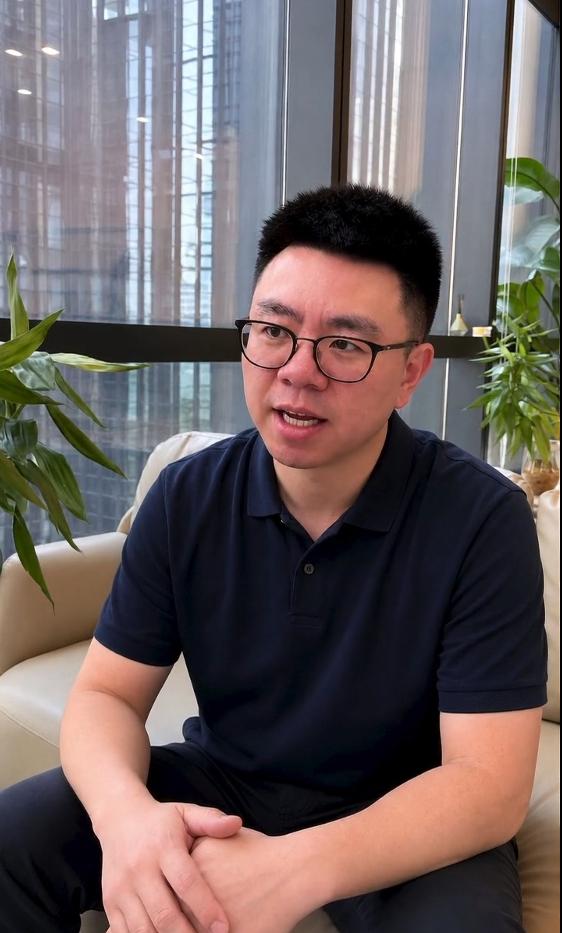
#> input picture assets/side-image1.jpg, 562 x 933 px
$ python -i performance_qc.py   (imports and definitions only)
#> lines starting #> are read from the running program, lines starting #| are printed output that depends on the picture
"""Diagnostic talking-head motion analysis without identity or pixel matching."""

from __future__ import annotations

import hashlib
import json
import math
import shutil
import subprocess
import tempfile
from pathlib import Path


_RELATIONSHIP_FIELDS = (
    "upper_face_to_mouth",
    "head_to_hands",
    "shoulders_to_hands",
    "torso_to_hands",
)
_SKILL_ROOT = Path(__file__).resolve().parents[2]
_VISION_FACE_SCRIPT = _SKILL_ROOT / "scripts" / "detect_face_boxes.swift"


# [115 lines left out: function compare_performance_features, not called in this run]


def analyze_video_motion(
    path: Path, *, sample_fps: float = 4.0, max_analysis_seconds: float | None = None
) -> dict:
    """Measure normalized regional motion relationships from a local video."""
#> called with path = '../../assets/side-image1.jpg', sample_fps = 4
    cv2, np = _vision_modules()
    source = Path(path).expanduser().resolve()
    if not source.is_file():
        raise ValueError(f"video file not found: {source}")
    if not math.isfinite(sample_fps) or not 1.0 <= sample_fps <= 12.0:
        raise ValueError("sample_fps must be between 1 and 12")
    if max_analysis_seconds is not None and (
        not math.isfinite(max_analysis_seconds) or max_analysis_seconds <= 1
    ):
        raise ValueError("max_analysis_seconds must be greater than 1 when provided")

    capture = cv2.VideoCapture(str(source))
    if not capture.isOpened():
        raise ValueError(f"could not open video: {source}")
    source_fps = float(capture.get(cv2.CAP_PROP_FPS) or 0.0)
    frame_count = int(capture.get(cv2.CAP_PROP_FRAME_COUNT) or 0)
    width = int(capture.get(cv2.CAP_PROP_FRAME_WIDTH) or 0)
    height = int(capture.get(cv2.CAP_PROP_FRAME_HEIGHT) or 0)
    duration = frame_count / source_fps if source_fps > 0 and frame_count > 0 else 0.0
    if duration <= 0 or width <= 0 or height <= 0:
        capture.release()
        raise ValueError(f"video metadata is incomplete: {source}")
    analyzed_duration = (
        duration
        if max_analysis_seconds is None
        else min(duration, float(max_analysis_seconds))
    )
    sample_count = max(8, int(math.floor(analyzed_duration * sample_fps)) + 1)
    timestamps = np.linspace(0.0, analyzed_duration, sample_count, endpoint=False)
    frames = []
    actual_timestamps = []
    for timestamp in timestamps:
        capture.set(cv2.CAP_PROP_POS_MSEC, float(timestamp) * 1000.0)
        ok, frame = capture.read()
        if not ok or frame is None:
            continue
        target_width = 320
        target_height = max(2, round(frame.shape[0] * target_width / frame.shape[1]))
        frames.append(cv2.resize(frame, (target_width, target_height), interpolation=cv2.INTER_AREA))
        actual_timestamps.append(float(timestamp))
#> this loop made 8 passes
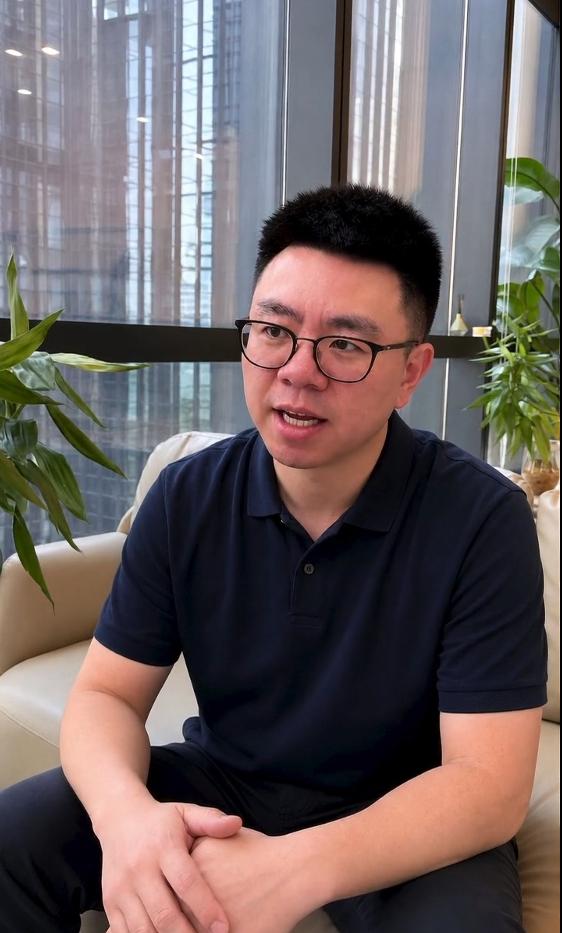
#> input picture assets/side-image1.jpg, 562 x 933 px
#> frame is the input picture: shape (933, 562, 3); mean B, G, R 97, 97, 108.1
#> after the loop, actual_timestamps = [0, 0.00417, 0.00833, 0.0125, 0.0167, 0.0208, 0.025, 0.0292]; frames = 8 items
    capture.release()
    if len(frames) < 8:
        raise ValueError(f"not enough decodable frames for performance analysis: {source}")

    face_box, face_detection = _detect_face_box(frames, cv2, np)
#> in _detect_face_box, `indexes = np.linspace(0, len(frames) - 1, min(12, len(frames)), dtype=..`: indexes = [0, 1, 2, 3, 4, 5, 6, 7]
#> the loop in _detect_face_box, `for index in indexes:` made 8 passes
#> pass 1, in _detect_face_box, `gray = cv2.cvtColor(frame, cv2.COLOR_BGR2GRAY)`:
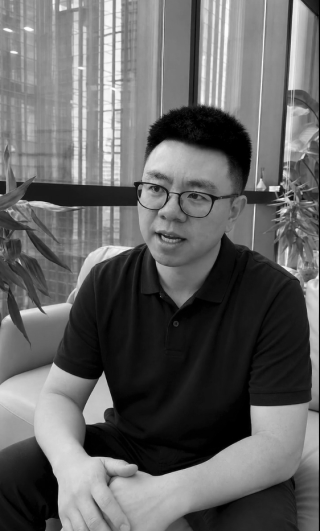
#> gray: shape (531, 320); min 0, max 254, mean 100.3
#> after the loop in _detect_face_box, `for index in indexes:`: boxes = [(0.381, 0.279, 0.356, 0.215), (0.381, 0.279, 0.356, 0.215), (0.381, 0.279, 0.356, 0.215), (0.381, 0.279, 0.356, 0.215), (0.381, 0.279, 0.356, 0.215), (0.381, 0.279, 0.356, 0.215), (0.381, 0.279, 0.356, 0.215), (0.381, 0.279, 0.356, 0.215)]
#> in _detect_face_box, `median = np.median(np.asarray(boxes, dtype=float), axis=0)`: median = [0.381, 0.279, 0.356, 0.215]
#> face_box = (0.381, 0.279, 0.356, 0.215); face_detection = 'haar_median'
    regions = _regions_from_face(face_box)
#> in _regions_from_face, `x, y, width, height = face`: x = 0.381; y = 0.279; width = 0.356; height = 0.215
#> in _regions_from_face, `center = x + width / 2`: center = 0.559
#> regions = {'mouth': (0.424, 0.397, 0.695, 0.489), 'upper_face': (0.399, 0.283, 0.72, 0.403), 'head': (0.338, 0.214, 0.78, 0.408), 'shoulders': (0.0784, 0.45, 1, 0.633), 'torso': (0.167, 0.569, 0.951, 0.923), 'hands': (0, 0.536, 1, 1)}
    signals = {name: [] for name in regions}
#> signals = {'mouth': [], 'upper_face': [], 'head': [], 'shoulders': [], 'torso': [], 'hands': []}
    pair_timestamps = []
    previous = cv2.cvtColor(frames[0], cv2.COLOR_BGR2GRAY)
    for index, frame in enumerate(frames[1:], start=1):
        current = cv2.cvtColor(frame, cv2.COLOR_BGR2GRAY)
        flow = cv2.calcOpticalFlowFarneback(
            previous,
            current,
            None,
            0.5,
            3,
            15,
            3,
            5,
            1.2,
            0,
        )
        magnitude = cv2.magnitude(flow[..., 0], flow[..., 1])
        for name, rect in regions.items():
            signals[name].append(_regional_motion(magnitude, rect, np))
        pair_timestamps.append(actual_timestamps[index])
        previous = current
#> this loop made 7 passes
#> pass 1, in analyze_video_motion, `magnitude = cv2.magnitude(flow[..., 0], flow[..., 1])`:
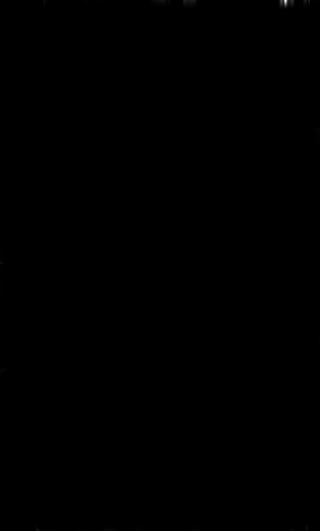
#> magnitude: shape (531, 320) float32; min 5.87e-14, max 2.98, mean 0.000809; drawn with min black and max white
#> pass 1, in _regional_motion, `region = magnitude[y0:y1, x0:x1]`:
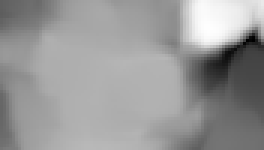
#> region: shape (50, 88) float32 (shown 3 times larger); min 2.22e-07, max 3.99e-06, mean 2.48e-06; drawn with min black and max white
#> pass 1, in _regional_motion (call 2), `region = magnitude[y0:y1, x0:x1]`:
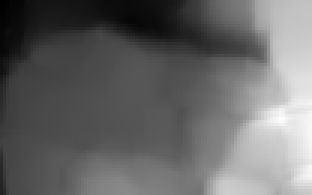
#> region: shape (65, 104) float32 (shown 3 times larger); min 2.16e-07, max 4.86e-06, mean 2.11e-06; drawn with min black and max white
#> pass 1, in _regional_motion (call 3), `region = magnitude[y0:y1, x0:x1]`:
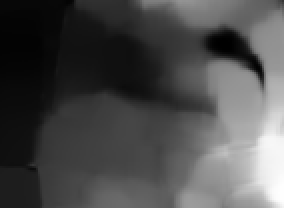
#> region: shape (104, 142) float32 (shown 2 times larger); min 2.17e-08, max 6.45e-06, mean 1.95e-06; drawn with min black and max white
#> after the loop, pair_timestamps = [0.00417, 0.00833, 0.0125, 0.0167, 0.0208, 0.025, 0.0292]

    arrays = {name: np.asarray(values, dtype=float) for name, values in signals.items()}
#> arrays = 6 items
    motion, diagnostics = _summarize_signals(arrays, pair_timestamps, sample_fps, np)
    return {
        "path": str(source),
        "sha256": sha256_file(source),
        "media": {
            "width": width,
            "height": height,
            "source_fps": round(source_fps, 3),
            "duration_seconds": round(duration, 3),
        },
        "analysis": {
            "sample_fps": round(float(sample_fps), 3),
            "analyzed_start_seconds": 0.0,
            "analyzed_duration_seconds": round(analyzed_duration, 3),
            "full_file_analyzed": analyzed_duration >= duration - (1.0 / source_fps),
            "sample_count": len(frames),
            "face_detection": face_detection,
            "face_box_normalized": [round(value, 4) for value in face_box],
            "regions_normalized": {
                name: [round(value, 4) for value in rect]
                for name, rect in regions.items()
            },
        },
        "motion": motion,
        "diagnostics": diagnostics,
    }


def sha256_file(path: Path) -> str:
    digest = hashlib.sha256()
    with Path(path).open("rb") as handle:
        for chunk in iter(lambda: handle.read(1024 * 1024), b""):
            digest.update(chunk)
    return digest.hexdigest()


def _vision_modules():
    try:
        import cv2
        import numpy as np
    except ImportError as error:
        raise ValueError("performance QC requires local Python packages cv2 and numpy") from error
    return cv2, np


def _detect_face_box(frames, cv2, np):
    boxes = []
    indexes = np.linspace(0, len(frames) - 1, min(12, len(frames)), dtype=int)
    if hasattr(cv2, "CascadeClassifier") and hasattr(cv2, "data"):
        cascade_path = Path(cv2.data.haarcascades) / "haarcascade_frontalface_default.xml"
        cascade = cv2.CascadeClassifier(str(cascade_path))
        for index in indexes:
            frame = frames[int(index)]
            gray = cv2.cvtColor(frame, cv2.COLOR_BGR2GRAY)
            found = cascade.detectMultiScale(
                cv2.equalizeHist(gray),
                scaleFactor=1.08,
                minNeighbors=5,
                minSize=(30, 30),
            )
            if len(found) == 0:
                continue
            x, y, width, height = max(found, key=lambda box: int(box[2]) * int(box[3]))
            boxes.append(
                (
                    x / frame.shape[1],
                    y / frame.shape[0],
                    width / frame.shape[1],
                    height / frame.shape[0],
                )
            )
        method = "haar_median"
    else:
        vision_boxes = _detect_face_boxes_with_macos_vision(
            frames, indexes, cv2
        )
        if vision_boxes:
            boxes.extend(vision_boxes)
            method = "macos_vision_median"
        else:
            method = "local_skin_region_median"
        for index in indexes:
            box = _skin_face_candidate(frames[int(index)], cv2, np)
            if box is not None and not vision_boxes:
                boxes.append(box)
    if boxes:
        median = np.median(np.asarray(boxes, dtype=float), axis=0)
        return tuple(float(value) for value in median), method
    return (0.34, 0.16, 0.32, 0.27), "normalized_fallback"


# [73 lines left out: functions _detect_face_boxes_with_macos_vision, _skin_face_candidate, not called in this run]


def _regions_from_face(face):
    x, y, width, height = face
    center = x + width / 2
    return {
        "mouth": _clip_rect(x + 0.12 * width, y + 0.55 * height, x + 0.88 * width, y + 0.98 * height),
        "upper_face": _clip_rect(x + 0.05 * width, y + 0.02 * height, x + 0.95 * width, y + 0.58 * height),
        "head": _clip_rect(x - 0.12 * width, y - 0.3 * height, x + 1.12 * width, y + 0.6 * height),
        "shoulders": _clip_rect(center - 1.35 * width, y + 0.8 * height, center + 1.35 * width, y + 1.65 * height),
        "torso": _clip_rect(center - 1.1 * width, y + 1.35 * height, center + 1.1 * width, y + 3.0 * height),
        "hands": _clip_rect(center - 1.9 * width, y + 1.2 * height, center + 1.9 * width, y + 4.0 * height),
    }


def _clip_rect(x0, y0, x1, y1):
    left = max(0.0, min(0.98, float(x0)))
    top = max(0.0, min(0.98, float(y0)))
    right = max(left + 0.01, min(1.0, float(x1)))
    bottom = max(top + 0.01, min(1.0, float(y1)))
    return (left, top, right, bottom)


def _regional_motion(magnitude, rect, np):
    height, width = magnitude.shape
    x0 = max(0, min(width - 1, int(rect[0] * width)))
    y0 = max(0, min(height - 1, int(rect[1] * height)))
    x1 = max(x0 + 1, min(width, int(math.ceil(rect[2] * width))))
    y1 = max(y0 + 1, min(height, int(math.ceil(rect[3] * height))))
    region = magnitude[y0:y1, x0:x1]
    finite = region[np.isfinite(region)]
    return float(np.percentile(finite, 85)) if finite.size else 0.0


def _summarize_signals(signals, timestamps, sample_fps, np):
#> called with sample_fps = 4
    epsilon = 1e-6
    medians = {name: float(np.median(values)) for name, values in signals.items()}
#> medians = {'mouth': 2.84e-06, 'upper_face': 3.64e-06, 'head': 3.73e-06, 'shoulders': 7.09e-06, 'torso': 7.16e-06, 'hands': 2.61e-05}
    hands = signals["hands"]
#> hands = [2.61e-05, 2.61e-05, 2.61e-05, 2.61e-05, 2.61e-05, 2.61e-05, 2.61e-05]
    hand_threshold = float(np.percentile(hands, 65))
#> hand_threshold = 2.61e-05
    active_hands = hands >= hand_threshold
#> active_hands = [True, True, True, True, True, True, True]
    support = (signals["head"] + signals["shoulders"] + signals["torso"]) / 3.0
#> support = [5.99e-06, 5.99e-06, 5.99e-06, 5.99e-06, 5.99e-06, 5.99e-06, 5.99e-06]
    support_to_hands = support / np.maximum(hands, epsilon)
#> support_to_hands = [0.229, 0.229, 0.229, 0.229, 0.229, 0.229, 0.229]
    isolated = active_hands & (support_to_hands < 0.24)
#> isolated = [True, True, True, True, True, True, True]
    isolated_rate = float(np.mean(isolated[active_hands])) if np.any(active_hands) else 0.0
#> isolated_rate = 1

    mouth = signals["mouth"]
#> mouth = [2.84e-06, 2.84e-06, 2.84e-06, 2.84e-06, 2.84e-06, 2.84e-06, 2.84e-06]
    nonmouth = (
        signals["upper_face"]
        + signals["head"]
        + signals["shoulders"]
        + signals["torso"]
    ) / 4.0
#> nonmouth = [5.4e-06, 5.4e-06, 5.4e-06, 5.4e-06, 5.4e-06, 5.4e-06, 5.4e-06]
    mouth_active = mouth >= float(np.percentile(mouth, 45))
#> mouth_active = [True, True, True, True, True, True, True]
    freeze = mouth_active & ((nonmouth / np.maximum(mouth, epsilon)) < 0.28)
#> freeze = [False, False, False, False, False, False, False]
    freeze_ratio = float(np.mean(freeze[mouth_active])) if np.any(mouth_active) else 0.0
#> freeze_ratio = 0
    periodicity = _periodicity_peak(nonmouth, sample_fps, np)
#> in _periodicity_peak, `values = np.asarray(signal, dtype=float)`: values has the same summary as nonmouth in _summarize_signals
#> periodicity = 0

    isolation_score = hands / np.maximum(support, epsilon)
#> isolation_score = [4.36, 4.36, 4.36, 4.36, 4.36, 4.36, 4.36]
    freeze_score = mouth / np.maximum(nonmouth, epsilon)
#> freeze_score = [0.526, 0.526, 0.526, 0.526, 0.526, 0.526, 0.526]
    ranked = sorted(
        (
            (float(max(isolation_score[index], freeze_score[index])), float(timestamps[index]))
            for index in range(len(timestamps))
        ),
        reverse=True,
    )
#> ranked = [(4.36, 0.0292), (4.36, 0.025), (4.36, 0.0208), (4.36, 0.0167), (4.36, 0.0125), (4.36, 0.00833), (4.36, 0.00417)]
    worst = []
    for _score, timestamp in ranked:
        if all(abs(timestamp - chosen) >= 0.75 for chosen in worst):
            worst.append(round(timestamp, 3))
        if len(worst) == 5:
            break
#> this loop made 7 passes
#> timestamp on passes 1 to 7: 0.0292, 0.025, 0.0208, 0.0167, 0.0125, 0.00833, 0.00417
#> after the loop, worst = [0.029]

    motion = {
        "upper_face_to_mouth": round(medians["upper_face"] / max(medians["mouth"], epsilon), 4),
        "head_to_hands": round(medians["head"] / max(medians["hands"], epsilon), 4),
        "shoulders_to_hands": round(medians["shoulders"] / max(medians["hands"], epsilon), 4),
        "torso_to_hands": round(medians["torso"] / max(medians["hands"], epsilon), 4),
        "isolated_hand_rate": round(isolated_rate, 4),
        "nonmouth_freeze_ratio": round(freeze_ratio, 4),
        "periodicity_peak": round(periodicity, 4),
        "channel_motion_medians": {name: round(value, 5) for name, value in medians.items()},
    }
    diagnostics = {
        "worst_timestamps_seconds": worst,
        "sample_timestamps_seconds": [round(float(value), 3) for value in timestamps],
        "isolation_score": [round(float(value), 4) for value in isolation_score],
        "freeze_score": [round(float(value), 4) for value in freeze_score],
    }
#> diagnostics = {'worst_timestamps_seconds': [0.029], 'sample_timestamps_seconds': [0.004, 0.008, 0.013, 0.017, 0.021, 0.025, 0.029], 'isolation_score': [4.36, 4.36, 4.36, 4.36, 4.36, 4.36, 4.36], 'freeze_score': [0.526, 0.526, 0.526, 0.526, 0.526, 0.526, 0.526]}
    return motion, diagnostics


def _periodicity_peak(signal, sample_fps, np):
    values = np.asarray(signal, dtype=float)
    if len(values) < max(12, int(sample_fps * 3)):
        return 0.0
    centered = values - float(np.mean(values))
    energy = float(np.dot(centered, centered))
    if energy <= 1e-9:
        return 0.0
    minimum_lag = max(2, int(round(sample_fps * 0.75)))
    maximum_lag = min(len(values) - 3, int(round(sample_fps * 4.0)))
    peaks = []
    for lag in range(minimum_lag, maximum_lag + 1):
        left = centered[:-lag]
        right = centered[lag:]
        denominator = math.sqrt(float(np.dot(left, left) * np.dot(right, right)))
        if denominator > 1e-9:
            peaks.append(float(np.dot(left, right) / denominator))
    return max(0.0, max(peaks, default=0.0))


# [17 lines left out: functions _motion_summary, _fraction, _nonnegative, not called in this run]

>>> result = analyze_video_motion('../../assets/side-image1.jpg')
#> in analyze_video_motion, `motion, diagnostics = _summarize_signals(arrays, pair_timestamps, samp..`: motion = 8 items
#> result = 6 items

$ run again, on assets/original_image1.png
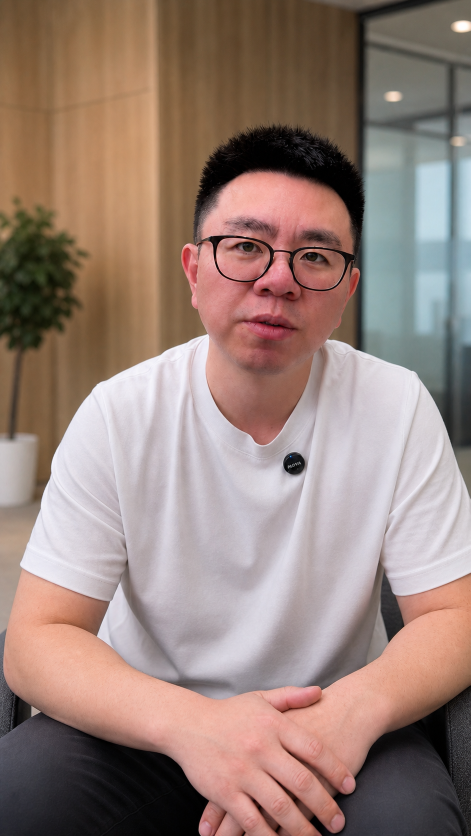
#> input picture assets/original_image1.png, 941 x 1672 px (shown at 1/2 size)
#> the loop in analyze_video_motion, `for timestamp in timestamps:` made 8 passes
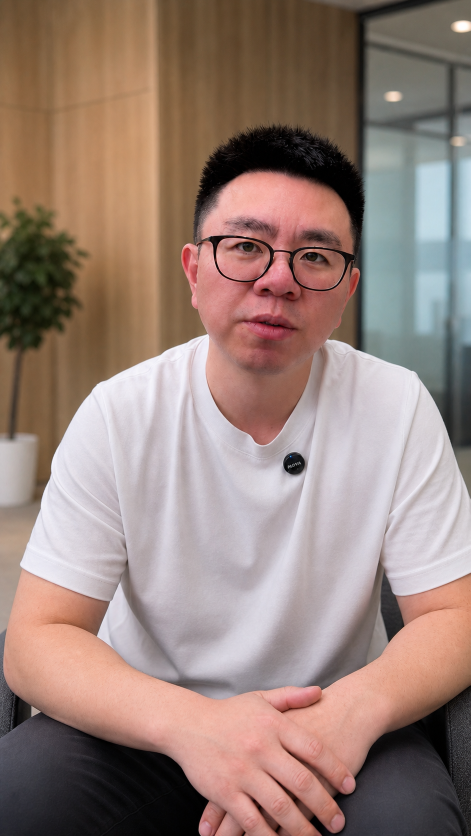
#> input picture assets/original_image1.png, 941 x 1672 px (shown at 1/2 size)
#> in analyze_video_motion, frame is the input picture: shape (1672, 941, 3); mean B, G, R 121.1, 129.5, 151.6
#> after the loop in analyze_video_motion, `for timestamp in timestamps:`: actual_timestamps = [0, 0.00417, 0.00833, 0.0125, 0.0167, 0.0208, 0.025, 0.0292]; frames = 8 items
#> indexes = [0, 1, 2, 3, 4, 5, 6, 7]
#> the loop in _detect_face_box, `for index in indexes:` made 8 passes
#> pass 1, in _detect_face_box, `gray = cv2.cvtColor(frame, cv2.COLOR_BGR2GRAY)`:
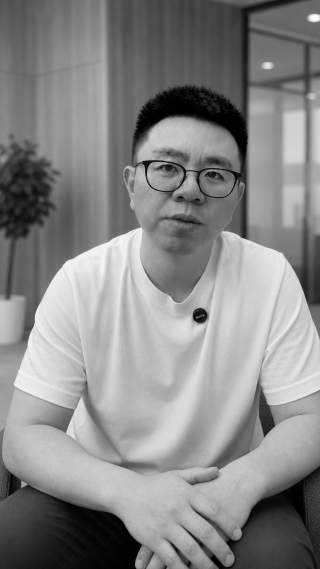
#> gray: shape (569, 320); min 0, max 253, mean 135.2
#> after the loop in _detect_face_box, `for index in indexes:`: boxes = [(0.384, 0.204, 0.419, 0.236), (0.384, 0.204, 0.419, 0.236), (0.384, 0.204, 0.419, 0.236), (0.384, 0.204, 0.419, 0.236), (0.384, 0.204, 0.419, 0.236), (0.384, 0.204, 0.419, 0.236), (0.384, 0.204, 0.419, 0.236), (0.384, 0.204, 0.419, 0.236)]
#> median = [0.384, 0.204, 0.419, 0.236]
#> face_box = (0.384, 0.204, 0.419, 0.236); face_detection = 'haar_median'
#> in _regions_from_face, `x, y, width, height = face`: x = 0.384; y = 0.204; width = 0.419; height = 0.236
#> center = 0.594
#> regions = {'mouth': (0.435, 0.333, 0.753, 0.435), 'upper_face': (0.405, 0.209, 0.782, 0.34), 'head': (0.334, 0.133, 0.853, 0.345), 'shoulders': (0.0284, 0.392, 1, 0.592), 'torso': (0.133, 0.522, 1, 0.91), 'hands': (0, 0.486, 1, 1)}
#> signals = {'mouth': [], 'upper_face': [], 'head': [], 'shoulders': [], 'torso': [], 'hands': []}
#> the loop in analyze_video_motion, `for index, frame in enumerate(frames[1:], start=1):` made 7 passes
#> pass 1, in _regional_motion (call 3), `region = magnitude[y0:y1, x0:x1]`:
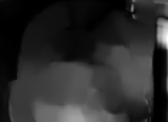
#> region: shape (122, 168) float32; min 9.17e-10, max 6.44e-06, mean 1.1e-06; drawn with min black and max white
#> after the loop in analyze_video_motion, `for index, frame in enumerate(frames[1:], start=1):`: pair_timestamps = [0.00417, 0.00833, 0.0125, 0.0167, 0.0208, 0.025, 0.0292]
#> arrays = 6 items
#> medians = {'mouth': 4.74e-06, 'upper_face': 2.23e-06, 'head': 2.09e-06, 'shoulders': 4.82e-06, 'torso': 6.97e-06, 'hands': 1.87e-05}
#> hands = [1.87e-05, 1.87e-05, 1.87e-05, 1.87e-05, 1.87e-05, 1.87e-05, 1.87e-05]
#> hand_threshold = 1.87e-05
#> active_hands = [True, True, True, True, True, True, True]
#> support = [4.63e-06, 4.63e-06, 4.63e-06, 4.63e-06, 4.63e-06, 4.63e-06, 4.63e-06]
#> support_to_hands = [0.248, 0.248, 0.248, 0.248, 0.248, 0.248, 0.248]
#> isolated = [False, False, False, False, False, False, False]
#> isolated_rate = 0
#> mouth = [4.74e-06, 4.74e-06, 4.74e-06, 4.74e-06, 4.74e-06, 4.74e-06, 4.74e-06]
#> nonmouth = [4.03e-06, 4.03e-06, 4.03e-06, 4.03e-06, 4.03e-06, 4.03e-06, 4.03e-06]
#> mouth_active = [True, True, True, True, True, True, True]
#> freeze = [False, False, False, False, False, False, False]
#> freeze_ratio = 0
#> values has the same summary as nonmouth in _summarize_signals
#> isolation_score = [4.04, 4.04, 4.04, 4.04, 4.04, 4.04, 4.04]
#> freeze_score = [1.18, 1.18, 1.18, 1.18, 1.18, 1.18, 1.18]
#> ranked = [(4.04, 0.0292), (4.04, 0.025), (4.04, 0.0208), (4.04, 0.0167), (4.04, 0.0125), (4.04, 0.00833), (4.04, 0.00417)]
#> the loop in _summarize_signals, `for _score, timestamp in ranked:` made 7 passes
#> timestamp on passes 1 to 7: 0.0292, 0.025, 0.0208, 0.0167, 0.0125, 0.00833, 0.00417
#> after the loop in _summarize_signals, `for _score, timestamp in ranked:`: worst = [0.029]
#> in _summarize_signals, `diagnostics = { "worst_timestamps_seconds": worst, "sample_timestamps_..`: diagnostics = {'worst_timestamps_seconds': [0.029], 'sample_timestamps_seconds': [0.004, 0.008, 0.013, 0.017, 0.021, 0.025, 0.029], 'isolation_score': [4.04, 4.04, 4.04, 4.04, 4.04, 4.04, 4.04], 'freeze_score': [1.18, 1.18, 1.18, 1.18, 1.18, 1.18, 1.18]}
#> in analyze_video_motion, `motion, diagnostics = _summarize_signals(arrays, pair_timestamps, samp..`: motion = 8 items
#> result = 6 items
